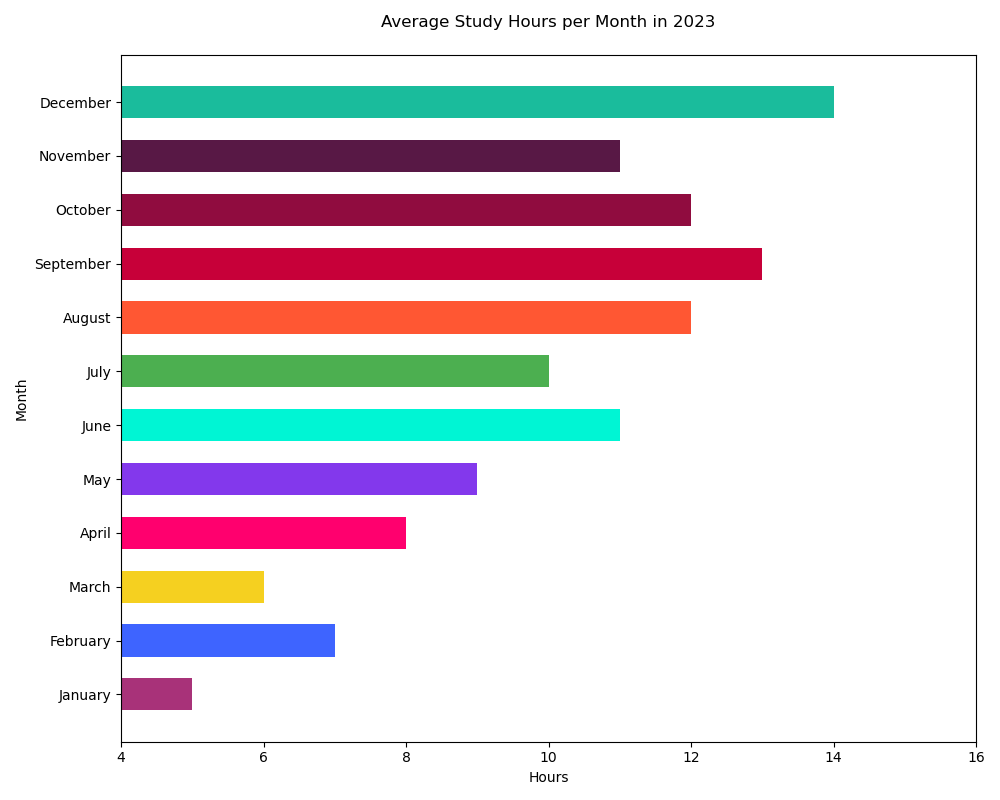

Recreate this plot in Python.

import matplotlib.pyplot as plt

# Data
categories = ['January', 'February', 'March', 'April', 'May', 'June', 'July', 'August', 'September', 'October', 'November', 'December']
hours = [5, 7, 6, 8, 9, 11, 10, 12, 13, 12, 11, 14]

# Colors for each bar
colors = ['#A83279', '#3E64FF', '#F5D020', '#FF006E', '#8338EC', '#00F5D4', '#4CAF50', '#FF5733', '#C70039', '#900C3F', '#581845', '#1ABC9C']

# Create a horizontal bar chart
plt.figure(figsize=(10, 8))  # Change the figure size (width x height)
bar_height = 0.6  # Change the bar height
plt.barh(categories, hours, color=colors, height=bar_height)

# Setting the title and labels
plt.title('Average Study Hours per Month in 2023', pad=20)
plt.xlabel('Hours')
plt.ylabel('Month')

# Set the y-axis limit to start from 4
plt.xlim([4, max(hours) + 2])

# Display the chart
plt.tight_layout()
plt.show()
